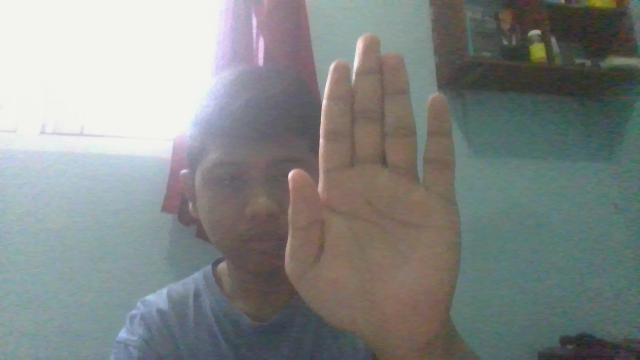
#> input picture Image-Remote-Controller-Project/training/back/10.png, 640 x 360 px, found by its file name; its folder holds 3 pictures in this run
$ python FaceTraining.py
#> lines starting #> are read from the running program, lines starting #| are printed output that depends on the picture
import os
import cv2 as cv
import numpy as np
datasetPath = 'E:\Dataset'
trainingPath = f'{datasetPath}\Training'
people = os.listdir(trainingPath)

faceRecognizer = cv.face.LBPHFaceRecognizer_create()

faceDetector = cv.CascadeClassifier()
faceDetector.load('Face-Recognition-Project/FaceDetection.xml')

labels = []
features = []

for i,person in enumerate(people):
    label = i
    print(label)
    for j in os.listdir(trainingPath+'\\'+person):
        frame = cv.imread(trainingPath+'\\'+person+'\\'+j)
#> frame is the input picture: shape (360, 640, 3); mean B, G, R 133.3, 135.3, 130.5
        gray = cv.cvtColor(frame,cv.COLOR_BGR2GRAY)
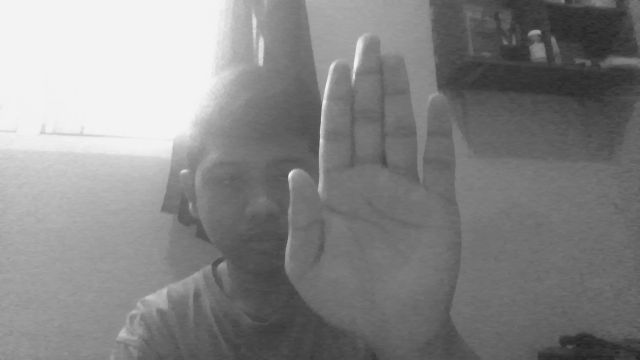
#> gray: shape (360, 640); min 35, max 244, mean 133.6
        faces = faceDetector.detectMultiScale(gray,scaleFactor=1.1,minNeighbors=3)
#> faces = ()
        for (x,y,w,h) in faces:
            faceCropped = gray[y:y+h,x:x+w]
            cv.imshow(f'person{i} {j}',faceCropped)
            features.append(faceCropped)
            labels.append(label)
#> this loop made 0 passes
#> after the loop, features = []; labels = []
#> pass 2 of the loop `for i,person in enumerate(people):`:
#> label = 1
#| 1
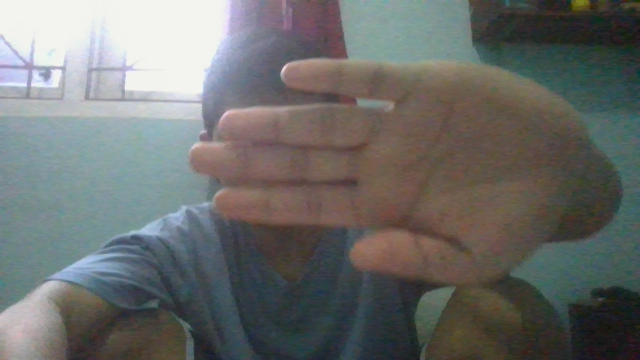
#> input picture Image-Remote-Controller-Project/training/backLeft/100.png, 640 x 360 px, found by its file name
#> frame is the input picture: shape (360, 640, 3); mean B, G, R 107.4, 109.5, 107.8
#> `gray = cv.cvtColor(frame,cv.COLOR_BGR2GRAY)`:
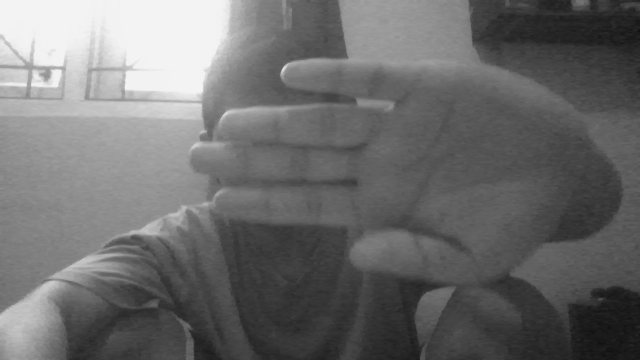
#> gray: shape (360, 640); min 17, max 244, mean 108.7

cv.waitKey(0)
print(f'labels : {labels}')
print(f'frame : {len(features)}')
features = np.array (features,'object')
labels = np.array(labels,'int')
faceRecognizer.train(features,labels)
faceRecognizer.save('Face-Recognition-Project/TrainedModel.xml')
